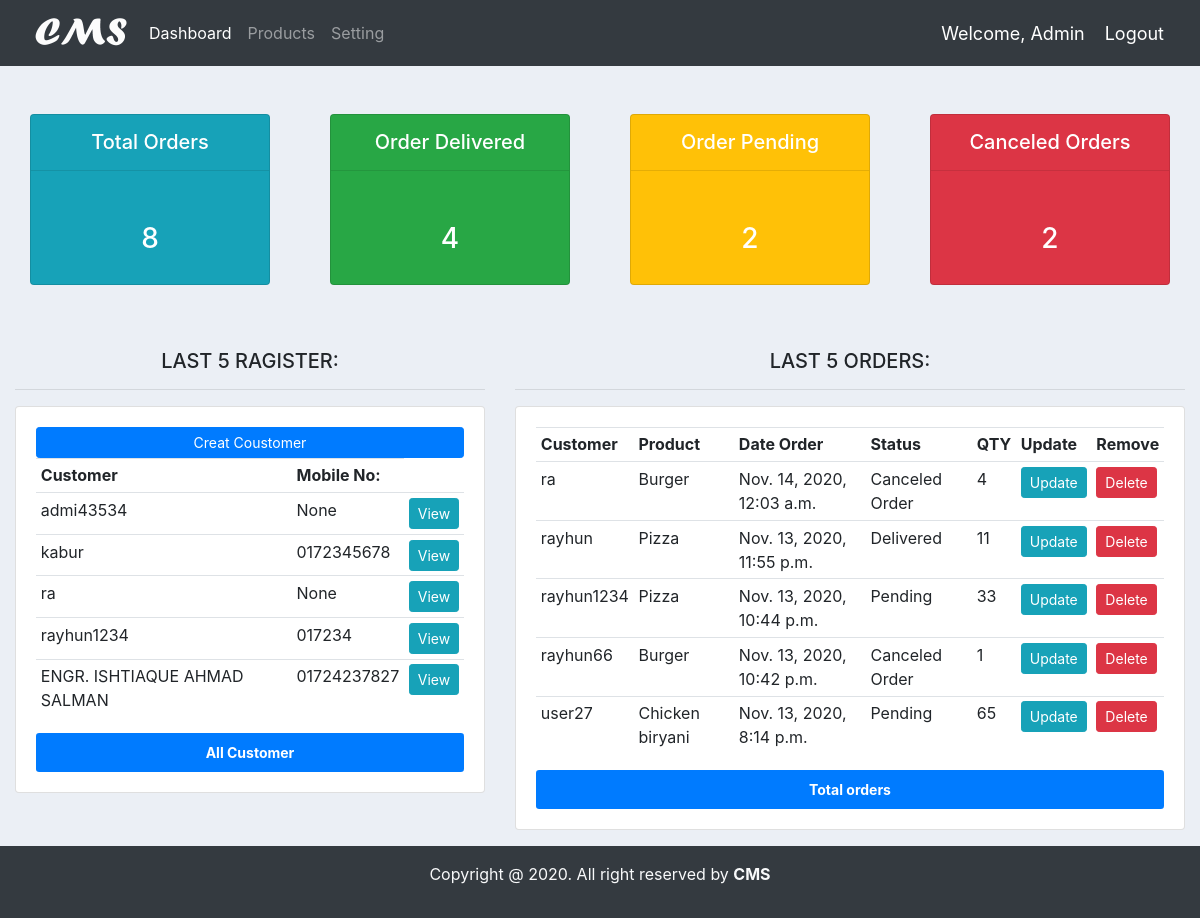
The app's page / (signed in) with its own data.
### accounts/models.py (models this page shows, shortened)
class Customer(models.Model):
    user = models.OneToOneField(User, null=True, blank=True, on_delete=models.CASCADE)
    name = models.CharField(max_length=200, null=True)
    phone = models.CharField(max_length=200, null=True)
    email = models.CharField(max_length=200, null=True)
    profile_pic = models.ImageField(default="demo.jpg", null=True, blank=True)
    date_created = models.DateTimeField(auto_now_add=True, null=True)
    def __str__(self):
        return str(self.name)

class Order(models.Model):
    STATUS = (
        ('Pending','Pending'),
        ('Canceled Order','Canceled Order'),
        ('Delivered','Delivered')
        )
    customer = models.ForeignKey(Customer, null=True, on_delete=models.SET_NULL)
    Product = models.ForeignKey(Product, null=True, on_delete=models.SET_NULL)
    date_created = models.DateTimeField(auto_now_add=True, null=True)
    statur = models.CharField(max_length=200, null=True, choices=STATUS)
    note = models.CharField(max_length=200, null=True)
    order_content = models.DecimalField(max_digits= 10000, null=True, decimal_places=0)

class Product(models.Model):
    CATAGORY = (
        ('Indoor','Indoor'),
        ('Out Door','Out Door'),
    )
    name = models.CharField(max_length=200, null=True)
    price = models.FloatField(null=True)
    catagory = models.CharField(max_length=200, null=True, choices=CATAGORY)
    descriprion = models.CharField(max_length=500 ,null=True, blank=True)
    data_created = models.DateTimeField(auto_now_add=True)
    tags = models.ManyToManyField(Tag)
    def __str__(self):
        return str(self.name)

### accounts/decorators.py (the view)
    def wrapper_func(request, *args, **kwargs):
        group = None
        if request.user.groups.exists():
            group = request.user.groups.all()[0].name
        if group == 'customer':
            return redirect('user_profile')
        elif group == 'admin':
            return view_func(request, *args, **kwargs)
        else:
            context = {}
            return render(request, 'accounts/customer_not_auth.html', context)

### accounts/views.py (called while the page is built)
@login_required(login_url='login')
@admin_only
def home(request):
    orders = Order.objects.all()
    last_five = orders.order_by('-date_created')[0:5]
    customers = Customer.objects.all()
    last_five_customer = customers.order_by('-date_created')[:5]
    total_orders = orders.count()
    order_delivered = orders.filter(statur='Delivered').count()
    order_pending = orders.filter(statur='Pending').count()
    order_cancels = orders.filter(statur='Canceled Order').count()
    context = {
        'last_five':last_five,
        'last_five_customer':last_five_customer,
        'total_orders':total_orders,
        'order_delivered':order_delivered,
        'order_pending':order_pending,
        'order_cancels':order_cancels
    }
    return render(request, 'accounts/dashbord.html',context)

### accounts/templates/accounts/dashbord.html
{% extends 'accounts/main.html' %}
{% block content %}
<div class="container-fluid">
    {% include 'accounts/status.html' %}
    <div class="row">
        <div class="col-md-5">
            <h5 class="text-center">LAST 5 RAGISTER:</h5>
            <hr>
            <div class="card card-body">
                <a class="btn btn-primary btn-sm btn-block" href="{% url 'create_customer' %}">Creat Coustomer</a>
                <table class="table table-sm">
                    <tr>
                        <th>Customer</th>
                        <th>Mobile No:</th>
                    </tr>
                    {% for customer in last_five_customer %}
                    <tr>
                        <td>{{ customer.name }}</td>
                        <td>{{ customer.phone }}</td>
                        <td><a class="btn btn-sm btn-info" href="{% url 'customer' customer.pk %}">View</a></td>
                    </tr>
                    {% endfor %}
                </table>
                <div class="see_all">
                    <a href="{% url 'customer_list_all' %}" class="bg-primary p-2 text-white btn btn-sm w-100">
                        <strong>All Customer</strong>
                    </a>
                </div>
            </div>
        </div>
        <div class="col-md-7">
            <h5 class="text-center">LAST 5 ORDERS:</h5>
            <hr>
            <div class="card card-body">
                <table class="table table-sm">
                    <tr>
                        <th>Customer</th>
                        <th>Product</th>
                        <th>Date Order</th>
                        <th>Status</th>
                        <th>QTY</th>
                        <th>Update</th>
                        <th>Remove</th>
                    </tr>
                    {% for order in last_five %}
                    <tr>
                        <td>{{ order.customer }}</td>
                        <td>{{ order.Product }}</td>
                        <td>{{ order.date_created }}</td>
                        <td>{{ order.statur }}</td>
                        <td>{{ order.order_content }}</td>
                        <td><a class="btn btn-sm btn-info" href="{% url 'update_order' order.pk %}">Update</a></td>
                        <td><a class="btn btn-sm btn-danger" href="{% url 'delete_order' order.pk %}">Delete</a></td>
                    </tr>
                    {% endfor %}
                </table>
                <a href="{% url 'order_list' %}" class="bg-primary p-2 text-white btn btn-sm w-100"><strong>Total orders</strong></a>
            </div>
        </div>
    </div>
</div>
{% endblock %}

### accounts/templates/accounts/navbar.html (shortened to what this page needs)
{% load static %}
<nav class="navbar navbar-expand-lg navbar-dark bg-dark">
  <a href="{% url 'home' %}"><img id="logo" src="{% static '/images/logo.png' %}" alt="" title="Customer Management System"></a>
    <div class="collapse navbar-collapse" id="navbarSupportedContent">
      <ul class="navbar-nav mr-auto">
        {% if request.user.is_staff %}
        <li class="nav-item active">
          <a class="nav-link" href="{% url 'home' %}">Dashboard</a>
        </li>
        {% endif %}
        <li class="nav-item">
          <a class="nav-link" href="{% url 'products' %}">Products</a>
        </li>
        <li class="nav-item">
          <a class="nav-link" href="{% url 'account' %}">Setting</a>
        </li>
      </ul>
    </div>
    <span class="hello">Welcome, {{ request.user|title }} </span>
    <span><a class="hello" href="{% url 'logout' %}">Logout</a></span>
  </nav>

### static/css/main.css (style rules this page uses)
#logo { height: 50PX; }
body { background-color: #ebeff5; }

### accounts/templates/accounts/main.html (style rules this page uses)
a { text-decoration: none; }

### accounts/templates/accounts/navbar.html (style rules this page uses)
.hello { color: #fff; font-size: 18px; margin-right: 20px; }

### records on screen
Customer: name "admi43534", phone "None"
Customer: name "kabur", phone "0172345678"
Customer: name "ra", phone "None"
Customer: name "rayhun1234", phone "017234"
Customer: name "ENGR. ISHTIAQUE AHMAD SALMAN", phone "01724237827"
Order: customer "ra", Product "Burger", date_created "Nov. 14, 2020, 12:03 a.m.", statur "Canceled Order", order_content "4"
Order: customer "rayhun", Product "Pizza", date_created "Nov. 13, 2020, 11:55 p.m.", statur "Delivered", order_content "11"
Order: customer "rayhun1234", Product "Pizza", date_created "Nov. 13, 2020, 10:44 p.m.", statur "Pending", order_content "33"
Order: customer "rayhun66", Product "Burger", date_created "Nov. 13, 2020, 10:42 p.m.", statur "Canceled Order", order_content "1"
Order: customer "user27", Product "Chicken biryani", date_created "Nov. 13, 2020, 8:14 p.m.", statur "Pending", order_content "65"

### other values on screen
{{ request.user|title }} "Admin"
{{ total_orders }} "8"
{{ order_delivered }} "4"
{{ order_pending }} "2"
{{ order_cancels }} "2"
